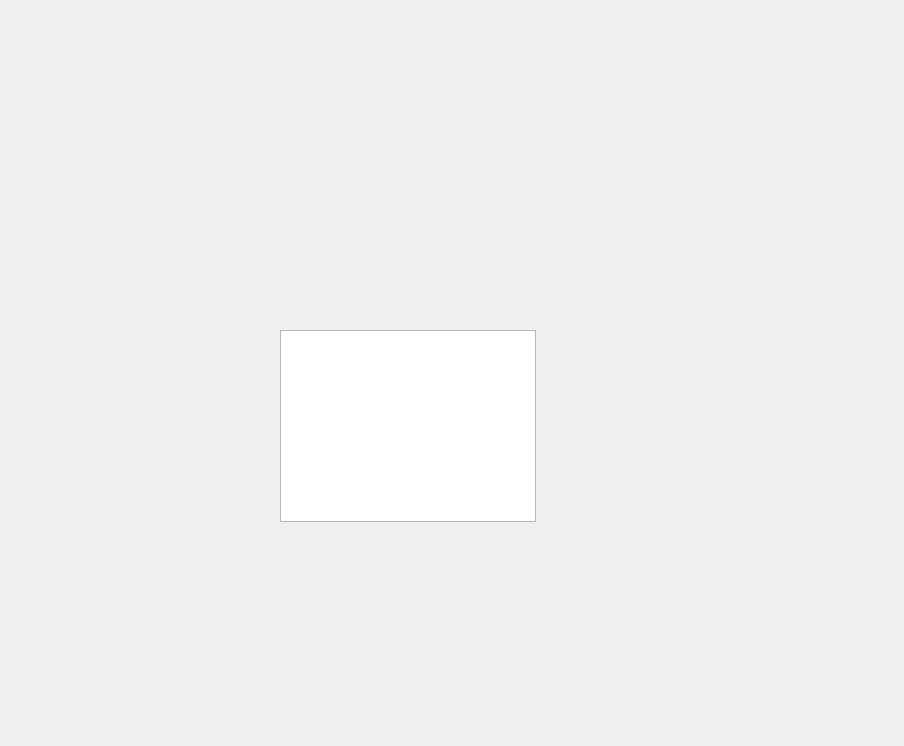
<?xml version="1.0" encoding="UTF-8"?>
<ui version="4.0">
 <class>paintuiClass</class>
 <widget class="QWidget" name="paintuiClass">
  <property name="geometry">
   <rect>
    <x>0</x>
    <y>0</y>
    <width>904</width>
    <height>746</height>
   </rect>
  </property>
  <property name="windowTitle">
   <string>paintui</string>
  </property>
  <widget class="QTextBrowser" name="A">
   <property name="geometry">
    <rect>
     <x>280</x>
     <y>330</y>
     <width>256</width>
     <height>192</height>
    </rect>
   </property>
  </widget>
 </widget>
 <layoutdefault spacing="6" margin="11"/>
 <resources/>
 <connections/>
 <slots>
  <slot>inter_point()</slot>
  <slot>inter_num()</slot>
 </slots>
</ui>
